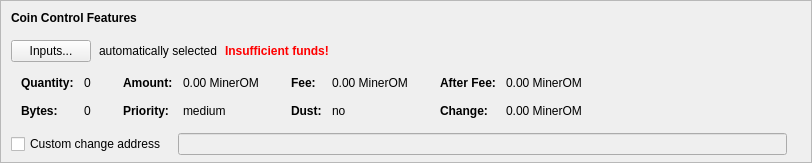
    <widget class="QFrame" name="frameCoinControl">
     <property name="sizePolicy">
      <sizepolicy hsizetype="Expanding" vsizetype="Expanding">
       <horstretch>0</horstretch>
       <verstretch>0</verstretch>
      </sizepolicy>
     </property>
     <property name="maximumSize">
      <size>
       <width>16777215</width>
       <height>16777215</height>
      </size>
     </property>
     <property name="frameShape">
      <enum>QFrame::StyledPanel</enum>
     </property>
     <property name="frameShadow">
      <enum>QFrame::Sunken</enum>
     </property>
     <layout class="QVBoxLayout" name="verticalLayoutCoinControl2">
      <property name="spacing">
       <number>0</number>
      </property>
      <property name="leftMargin">
       <number>0</number>
      </property>
      <property name="topMargin">
       <number>0</number>
      </property>
      <property name="rightMargin">
       <number>0</number>
      </property>
      <property name="bottomMargin">
       <number>6</number>
      </property>
      <item>
       <layout class="QVBoxLayout" name="verticalLayoutCoinControl" stretch="0,0,0,0,1">
        <property name="spacing">
         <number>0</number>
        </property>
        <property name="leftMargin">
         <number>10</number>
        </property>
        <property name="topMargin">
         <number>10</number>
        </property>
        <item>
         <layout class="QHBoxLayout" name="horizontalLayoutCoinControl1">
          <property name="bottomMargin">
           <number>15</number>
          </property>
          <item>
           <widget class="QLabel" name="labelCoinControlFeatures">
            <property name="sizePolicy">
             <sizepolicy hsizetype="Preferred" vsizetype="Maximum">
              <horstretch>0</horstretch>
              <verstretch>0</verstretch>
             </sizepolicy>
            </property>
            <property name="font">
             <font>
              <weight>75</weight>
              <bold>true</bold>
             </font>
            </property>
            <property name="styleSheet">
             <string notr="true">font-weight:bold;</string>
            </property>
            <property name="text">
             <string>Coin Control Features</string>
            </property>
           </widget>
          </item>
         </layout>
        </item>
        <item>
         <layout class="QHBoxLayout" name="horizontalLayoutCoinControl2" stretch="0,0,0,0">
          <property name="spacing">
           <number>8</number>
          </property>
          <property name="bottomMargin">
           <number>10</number>
          </property>
          <item>
           <widget class="QPushButton" name="pushButtonCoinControl">
            <property name="styleSheet">
             <string notr="true"/>
            </property>
            <property name="text">
             <string>Inputs...</string>
            </property>
            <property name="autoDefault">
             <bool>false</bool>
            </property>
           </widget>
          </item>
          <item>
           <widget class="QLabel" name="labelCoinControlAutomaticallySelected">
            <property name="text">
             <string>automatically selected</string>
            </property>
            <property name="margin">
             <number>5</number>
            </property>
           </widget>
          </item>
          <item>
           <widget class="QLabel" name="labelCoinControlInsuffFunds">
            <property name="font">
             <font>
              <weight>75</weight>
              <bold>true</bold>
             </font>
            </property>
            <property name="styleSheet">
             <string notr="true">color:red;font-weight:bold;</string>
            </property>
            <property name="text">
             <string>Insufficient funds!</string>
            </property>
            <property name="margin">
             <number>5</number>
            </property>
           </widget>
          </item>
          <item>
           <spacer name="horizontalSpacerCoinControl">
            <property name="orientation">
             <enum>Qt::Horizontal</enum>
            </property>
            <property name="sizeHint" stdset="0">
             <size>
              <width>40</width>
              <height>1</height>
             </size>
            </property>
           </spacer>
          </item>
         </layout>
        </item>
        <item>
         <widget class="QWidget" name="widgetCoinControl" native="true">
          <property name="sizePolicy">
           <sizepolicy hsizetype="Preferred" vsizetype="Preferred">
            <horstretch>0</horstretch>
            <verstretch>0</verstretch>
           </sizepolicy>
          </property>
          <property name="minimumSize">
           <size>
            <width>0</width>
            <height>0</height>
           </size>
          </property>
          <property name="styleSheet">
           <string notr="true"/>
          </property>
          <layout class="QHBoxLayout" name="horizontalLayoutCoinControl5">
           <property name="leftMargin">
            <number>0</number>
           </property>
           <property name="topMargin">
            <number>0</number>
           </property>
           <property name="rightMargin">
            <number>0</number>
           </property>
           <property name="bottomMargin">
            <number>0</number>
           </property>
           <item>
            <layout class="QHBoxLayout" name="horizontalLayoutCoinControl3" stretch="0,0,0,1">
             <property name="spacing">
              <number>20</number>
             </property>
             <property name="topMargin">
              <number>0</number>
             </property>
             <property name="bottomMargin">
              <number>10</number>
             </property>
             <item>
              <layout class="QFormLayout" name="formLayoutCoinControl1">
               <property name="horizontalSpacing">
                <number>10</number>
               </property>
               <property name="verticalSpacing">
                <number>14</number>
               </property>
               <property name="leftMargin">
                <number>10</number>
               </property>
               <property name="topMargin">
                <number>4</number>
               </property>
               <property name="rightMargin">
                <number>6</number>
               </property>
               <item row="0" column="0">
                <widget class="QLabel" name="labelCoinControlQuantityText">
                 <property name="font">
                  <font>
                   <weight>75</weight>
                   <bold>true</bold>
                  </font>
                 </property>
                 <property name="text">
                  <string>Quantity:</string>
                 </property>
                 <property name="margin">
                  <number>0</number>
                 </property>
                </widget>
               </item>
               <item row="0" column="1">
                <widget class="QLabel" name="labelCoinControlQuantity">
                 <property name="cursor">
                  <cursorShape>IBeamCursor</cursorShape>
                 </property>
                 <property name="contextMenuPolicy">
                  <enum>Qt::ActionsContextMenu</enum>
                 </property>
                 <property name="text">
                  <string notr="true">0</string>
                 </property>
                 <property name="margin">
                  <number>0</number>
                 </property>
                 <property name="textInteractionFlags">
                  <set>Qt::LinksAccessibleByMouse|Qt::TextSelectableByKeyboard|Qt::TextSelectableByMouse</set>
                 </property>
                </widget>
               </item>
               <item row="1" column="0">
                <widget class="QLabel" name="labelCoinControlBytesText">
                 <property name="font">
                  <font>
                   <weight>75</weight>
                   <bold>true</bold>
                  </font>
                 </property>
                 <property name="text">
                  <string>Bytes:</string>
                 </property>
                </widget>
               </item>
               <item row="1" column="1">
                <widget class="QLabel" name="labelCoinControlBytes">
                 <property name="cursor">
                  <cursorShape>IBeamCursor</cursorShape>
                 </property>
                 <property name="contextMenuPolicy">
                  <enum>Qt::ActionsContextMenu</enum>
                 </property>
                 <property name="text">
                  <string notr="true">0</string>
                 </property>
                 <property name="textInteractionFlags">
                  <set>Qt::LinksAccessibleByMouse|Qt::TextSelectableByKeyboard|Qt::TextSelectableByMouse</set>
                 </property>
                </widget>
               </item>
              </layout>
             </item>
             <item>
              <layout class="QFormLayout" name="formLayoutCoinControl2">
               <property name="horizontalSpacing">
                <number>10</number>
               </property>
               <property name="verticalSpacing">
                <number>14</number>
               </property>
               <property name="leftMargin">
                <number>6</number>
               </property>
               <property name="topMargin">
                <number>4</number>
               </property>
               <property name="rightMargin">
                <number>6</number>
               </property>
               <item row="0" column="0">
                <widget class="QLabel" name="labelCoinControlAmountText">
                 <property name="font">
                  <font>
                   <weight>75</weight>
                   <bold>true</bold>
                  </font>
                 </property>
                 <property name="text">
                  <string>Amount:</string>
                 </property>
                 <property name="margin">
                  <number>0</number>
                 </property>
                </widget>
               </item>
               <item row="0" column="1">
                <widget class="QLabel" name="labelCoinControlAmount">
                 <property name="cursor">
                  <cursorShape>IBeamCursor</cursorShape>
                 </property>
                 <property name="contextMenuPolicy">
                  <enum>Qt::ActionsContextMenu</enum>
                 </property>
                 <property name="text">
                  <string notr="true">0.00 MinerOM</string>
                 </property>
                 <property name="textInteractionFlags">
                  <set>Qt::LinksAccessibleByMouse|Qt::TextSelectableByKeyboard|Qt::TextSelectableByMouse</set>
                 </property>
                </widget>
               </item>
               <item row="1" column="0">
                <widget class="QLabel" name="labelCoinControlPriorityText">
                 <property name="font">
                  <font>
                   <weight>75</weight>
                   <bold>true</bold>
                  </font>
                 </property>
                 <property name="text">
                  <string>Priority:</string>
                 </property>
                </widget>
               </item>
               <item row="1" column="1">
                <widget class="QLabel" name="labelCoinControlPriority">
                 <property name="cursor">
                  <cursorShape>IBeamCursor</cursorShape>
                 </property>
                 <property name="contextMenuPolicy">
                  <enum>Qt::ActionsContextMenu</enum>
                 </property>
                 <property name="text">
                  <string>medium</string>
                 </property>
                 <property name="textInteractionFlags">
                  <set>Qt::LinksAccessibleByMouse|Qt::TextSelectableByKeyboard|Qt::TextSelectableByMouse</set>
                 </property>
                </widget>
               </item>
              </layout>
             </item>
             <item>
              <layout class="QFormLayout" name="formLayoutCoinControl3">
               <property name="horizontalSpacing">
                <number>10</number>
               </property>
               <property name="verticalSpacing">
                <number>14</number>
               </property>
               <property name="leftMargin">
                <number>6</number>
               </property>
               <property name="topMargin">
                <number>4</number>
               </property>
               <property name="rightMargin">
                <number>6</number>
               </property>
               <item row="0" column="0">
                <widget class="QLabel" name="labelCoinControlFeeText">
                 <property name="font">
                  <font>
                   <weight>75</weight>
                   <bold>true</bold>
                  </font>
                 </property>
                 <property name="text">
                  <string>Fee:</string>
                 </property>
                 <property name="margin">
                  <number>0</number>
                 </property>
                </widget>
               </item>
               <item row="0" column="1">
                <widget class="QLabel" name="labelCoinControlFee">
                 <property name="cursor">
                  <cursorShape>IBeamCursor</cursorShape>
                 </property>
                 <property name="contextMenuPolicy">
                  <enum>Qt::ActionsContextMenu</enum>
                 </property>
                 <property name="text">
                  <string notr="true">0.00 MinerOM</string>
                 </property>
                 <property name="textInteractionFlags">
                  <set>Qt::LinksAccessibleByMouse|Qt::TextSelectableByKeyboard|Qt::TextSelectableByMouse</set>
                 </property>
                </widget>
               </item>
               <item row="1" column="0">
                <widget class="QLabel" name="labelCoinControlLowOutputText">
                 <property name="font">
                  <font>
                   <weight>75</weight>
                   <bold>true</bold>
                  </font>
                 </property>
                 <property name="text">
                  <string>Dust:</string>
                 </property>
                </widget>
               </item>
               <item row="1" column="1">
                <widget class="QLabel" name="labelCoinControlLowOutput">
                 <property name="cursor">
                  <cursorShape>IBeamCursor</cursorShape>
                 </property>
                 <property name="contextMenuPolicy">
                  <enum>Qt::ActionsContextMenu</enum>
                 </property>
                 <property name="text">
                  <string>no</string>
                 </property>
                 <property name="textInteractionFlags">
                  <set>Qt::LinksAccessibleByMouse|Qt::TextSelectableByKeyboard|Qt::TextSelectableByMouse</set>
                 </property>
                </widget>
               </item>
              </layout>
             </item>
             <item>
              <layout class="QFormLayout" name="formLayoutCoinControl4">
               <property name="horizontalSpacing">
                <number>10</number>
               </property>
               <property name="verticalSpacing">
                <number>14</number>
               </property>
               <property name="leftMargin">
                <number>6</number>
               </property>
               <property name="topMargin">
                <number>4</number>
               </property>
               <property name="rightMargin">
                <number>6</number>
               </property>
               <item row="0" column="0">
                <widget class="QLabel" name="labelCoinControlAfterFeeText">
                 <property name="font">
                  <font>
                   <weight>75</weight>
                   <bold>true</bold>
                  </font>
                 </property>
                 <property name="text">
                  <string>After Fee:</string>
                 </property>
                 <property name="margin">
                  <number>0</number>
                 </property>
                </widget>
               </item>
               <item row="0" column="1">
                <widget class="QLabel" name="labelCoinControlAfterFee">
                 <property name="cursor">
                  <cursorShape>IBeamCursor</cursorShape>
                 </property>
                 <property name="contextMenuPolicy">
                  <enum>Qt::ActionsContextMenu</enum>
                 </property>
                 <property name="text">
                  <string notr="true">0.00 MinerOM</string>
                 </property>
                 <property name="textInteractionFlags">
                  <set>Qt::LinksAccessibleByMouse|Qt::TextSelectableByKeyboard|Qt::TextSelectableByMouse</set>
                 </property>
                </widget>
               </item>
               <item row="1" column="0">
                <widget class="QLabel" name="labelCoinControlChangeText">
                 <property name="font">
                  <font>
                   <weight>75</weight>
                   <bold>true</bold>
                  </font>
                 </property>
                 <property name="text">
                  <string>Change:</string>
                 </property>
                </widget>
               </item>
               <item row="1" column="1">
                <widget class="QLabel" name="labelCoinControlChange">
                 <property name="cursor">
                  <cursorShape>IBeamCursor</cursorShape>
                 </property>
                 <property name="contextMenuPolicy">
                  <enum>Qt::ActionsContextMenu</enum>
                 </property>
                 <property name="text">
                  <string notr="true">0.00 MinerOM</string>
                 </property>
                 <property name="textInteractionFlags">
                  <set>Qt::LinksAccessibleByMouse|Qt::TextSelectableByKeyboard|Qt::TextSelectableByMouse</set>
                 </property>
                </widget>
               </item>
              </layout>
             </item>
            </layout>
           </item>
          </layout>
         </widget>
        </item>
        <item>
         <layout class="QHBoxLayout" name="horizontalLayoutCoinControl4" stretch="0,0,0">
          <property name="spacing">
           <number>12</number>
          </property>
          <property name="sizeConstraint">
           <enum>QLayout::SetDefaultConstraint</enum>
          </property>
          <property name="topMargin">
           <number>5</number>
          </property>
          <property name="rightMargin">
           <number>5</number>
          </property>
          <item>
           <widget class="QCheckBox" name="checkBoxCoinControlChange">
            <property name="toolTip">
             <string>If this is activated, but the change address is empty or invalid, change will be sent to a newly generated address.</string>
            </property>
            <property name="text">
             <string>Custom change address</string>
            </property>
           </widget>
          </item>
          <item>
           <widget class="QValidatedLineEdit" name="lineEditCoinControlChange">
            <property name="enabled">
             <bool>false</bool>
            </property>
            <property name="sizePolicy">
             <sizepolicy hsizetype="Expanding" vsizetype="Fixed">
              <horstretch>0</horstretch>
              <verstretch>0</verstretch>
             </sizepolicy>
            </property>
           </widget>
          </item>
          <item>
           <widget class="QLabel" name="labelCoinControlChangeLabel">
            <property name="sizePolicy">
             <sizepolicy hsizetype="Preferred" vsizetype="Expanding">
              <horstretch>0</horstretch>
              <verstretch>0</verstretch>
             </sizepolicy>
            </property>
            <property name="minimumSize">
             <size>
              <width>0</width>
              <height>0</height>
             </size>
            </property>
            <property name="text">
             <string/>
            </property>
            <property name="margin">
             <number>3</number>
            </property>
           </widget>
          </item>
         </layout>
        </item>
        <item>
         <spacer name="verticalSpacerCoinControl">
          <property name="orientation">
           <enum>Qt::Vertical</enum>
          </property>
          <property name="sizeHint" stdset="0">
           <size>
            <width>800</width>
            <height>1</height>
           </size>
          </property>
         </spacer>
        </item>
       </layout>
      </item>
     </layout>
    </widget>
